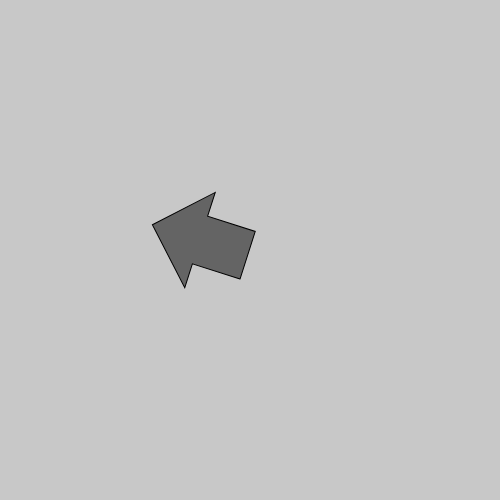
Frame 1 (no input)
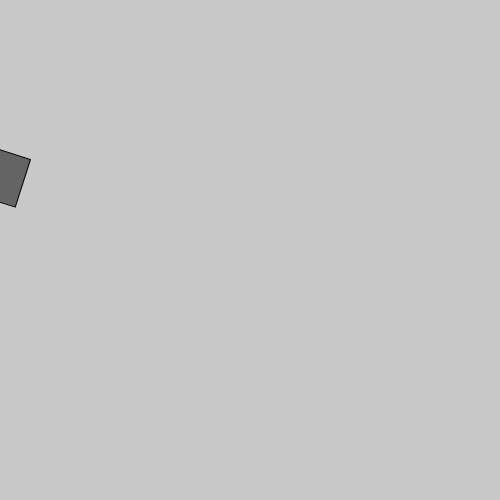
Frame 60 (no input)
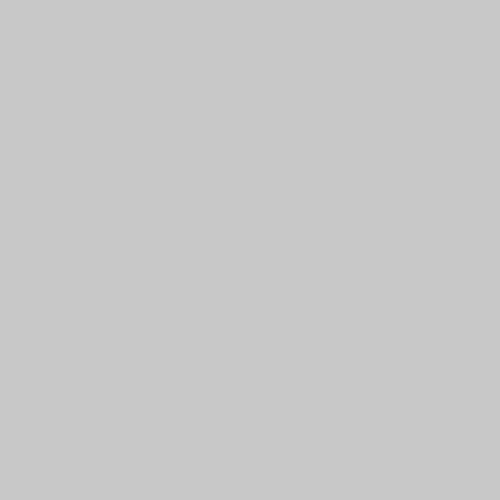
Frame 120 (the mouse pressed at the canvas centre since frame 60)

The p5.js sketch that drew these frames (run headless with seeded random() and noise() and a simulated clock; from frame 60 on, the mouse is pressed at the canvas centre):

// p5.js sketch
// ── sketch.js
let myArrow;



function setup() {
	createCanvas(500, 500)
	
	myArrow = new ArrowUpdated(200, 240, 4 * cos(60), 4 * sin(60), 0, (255, 150, 100))

}


function draw() {
	background(200);
	
	myArrow.drawArrow();
	myArrow.moveArrow();
}
// ── ArrowUpdated.js
//Arrow class
class ArrowUpdated {
	constructor(x, y, vx, vy, rotation, c) {
		this.x = x;
		this.y = y;
		this.vx = vx;
		this.vy = vy;
		this.rotation = rotation;
		this.c = c;
	}
	
	//function to draw the arrow
	drawArrow() {
		let angle = atan2(this.vy, this.vx);

		push();
		//translate from the top left corner to x and y of object
		translate(this.x, this.y);
		//rotate by rotation value of object
		rotate(angle);
		fill(this.c);
		//Draws Arrow
		beginShape();
		vertex(-50, -25);
		vertex(0, -25);
		vertex(0, -50);
		vertex(50, 0);
		vertex(0, 50);
		vertex(0, 25);
		vertex(-50, 25);
		vertex(-50, -25);
		endShape();
		pop();
		
	}
	moveArrow()
	{
		this.x = this.x + this.vx;
		this.y = this.y + this.vy;
	}
}
